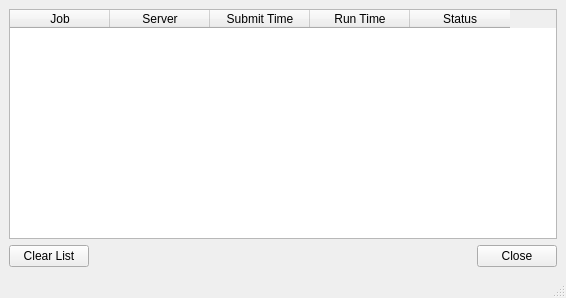
<?xml version="1.0" encoding="UTF-8"?>
<ui version="4.0">
 <class>JobMonitor</class>
 <widget class="QMainWindow" name="JobMonitor">
  <property name="geometry">
   <rect>
    <x>0</x>
    <y>0</y>
    <width>566</width>
    <height>298</height>
   </rect>
  </property>
  <property name="windowTitle">
   <string>Job Monitor</string>
  </property>
  <property name="styleSheet">
   <string notr="true"> QToolTip {
    border: 2px solid darkkhaki;
    padding: 2px;
    border-radius: 3px;
    opacity: 500;
    font-size: 12px;
    color: #000;
    background-color: #EEE;
}</string>
  </property>
  <widget class="QWidget" name="centralwidget">
   <layout class="QVBoxLayout" name="verticalLayout">
    <item>
     <widget class="QTableWidget" name="processTable">
      <property name="editTriggers">
       <set>QAbstractItemView::NoEditTriggers</set>
      </property>
      <property name="selectionMode">
       <enum>QAbstractItemView::SingleSelection</enum>
      </property>
      <property name="selectionBehavior">
       <enum>QAbstractItemView::SelectRows</enum>
      </property>
      <property name="showGrid">
       <bool>false</bool>
      </property>
      <property name="gridStyle">
       <enum>Qt::NoPen</enum>
      </property>
      <property name="sortingEnabled">
       <bool>true</bool>
      </property>
      <attribute name="horizontalHeaderCascadingSectionResizes">
       <bool>true</bool>
      </attribute>
      <attribute name="horizontalHeaderMinimumSectionSize">
       <number>30</number>
      </attribute>
      <attribute name="verticalHeaderCascadingSectionResizes">
       <bool>true</bool>
      </attribute>
      <column>
       <property name="text">
        <string>Job</string>
       </property>
      </column>
      <column>
       <property name="text">
        <string>Server</string>
       </property>
      </column>
      <column>
       <property name="text">
        <string>Submit Time</string>
       </property>
      </column>
      <column>
       <property name="text">
        <string>Run Time</string>
       </property>
      </column>
      <column>
       <property name="text">
        <string>Status</string>
       </property>
      </column>
     </widget>
    </item>
    <item>
     <layout class="QHBoxLayout" name="horizontalLayout">
      <item>
       <widget class="QPushButton" name="clearListButton">
        <property name="toolTip">
         <string>Removes finished and killed jobs from the list</string>
        </property>
        <property name="text">
         <string>Clear List</string>
        </property>
       </widget>
      </item>
      <item>
       <spacer name="horizontalSpacer">
        <property name="orientation">
         <enum>Qt::Horizontal</enum>
        </property>
        <property name="sizeHint" stdset="0">
         <size>
          <width>40</width>
          <height>20</height>
         </size>
        </property>
       </spacer>
      </item>
      <item>
       <widget class="QPushButton" name="closeButton">
        <property name="text">
         <string>Close</string>
        </property>
       </widget>
      </item>
     </layout>
    </item>
   </layout>
  </widget>
  <widget class="QMenuBar" name="menubar">
   <property name="geometry">
    <rect>
     <x>0</x>
     <y>0</y>
     <width>566</width>
     <height>25</height>
    </rect>
   </property>
  </widget>
  <widget class="QStatusBar" name="statusbar"/>
 </widget>
 <resources/>
 <connections>
  <connection>
   <sender>closeButton</sender>
   <signal>clicked()</signal>
   <receiver>JobMonitor</receiver>
   <slot>close()</slot>
   <hints>
    <hint type="sourcelabel">
     <x>524</x>
     <y>250</y>
    </hint>
    <hint type="destinationlabel">
     <x>287</x>
     <y>150</y>
    </hint>
   </hints>
  </connection>
 </connections>
</ui>
